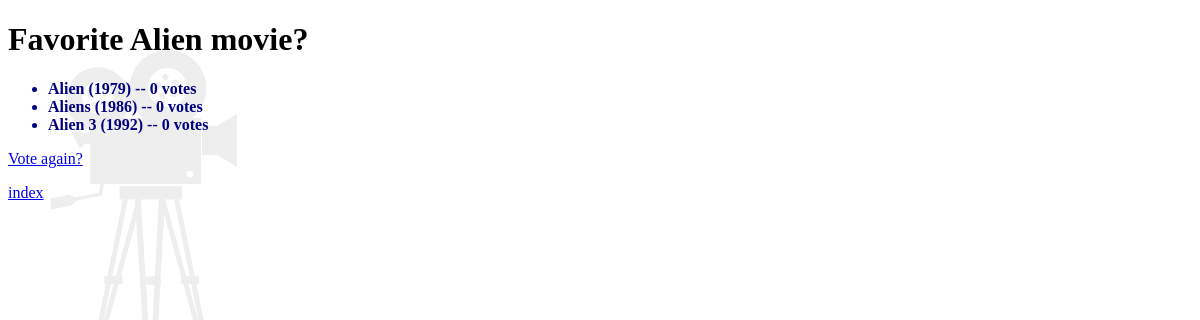
The page /demo/3/results/ on the database its author committed.
### demo/models.py (models this page shows, shortened)
class Question(models.Model):
    question_text = models.CharField(max_length=200)
    pub_date = models.DateTimeField('date published')
    def was_published_recently(self):
        now = timezone.now()
        yesterday = now - datetime.timedelta(days=1)
        return yesterday <= self.pub_date <= now
    was_published_recently.admin_order_field = 'pub_date'
    was_published_recently.boolean = True
    was_published_recently.short_description = 'Published recently?'

class Choice(models.Model):
    question = models.ForeignKey(Question, on_delete=models.CASCADE)
    choice_text = models.CharField(max_length=200)
    year = models.IntegerField(default=1900)
    votes = models.IntegerField(default=0)
    def __str__(self):
        return f'{self.choice_text} ({self.year})'

### demo/views.py (the view)
# urls.py: path('<int:pk>/results/', views.ResultsView.as_view(), name='results'),
class ResultsView(generic.DetailView):
    model = Question
    template_name = 'demo/results.html'
    def get_queryset(self):
        return Question.objects.filter(pub_date__lte=timezone.now())

### demo/templates/demo/results.html (shortened to what this page needs)
<!DOCTYPE html>
<html lang="en">
<head>
{% load static %}
    <link rel="stylesheet" type="text/css" href="{% static 'demo/style.css' %}">
</head>
<body>
    <h1>
        {{ question.question_text }}
    </h1>
    <ul>
    {% for choice in question.choice_set.all %}
        <li>
            {{ choice }} -- {{ choice.votes }} vote{{ choice.votes|pluralize }}
        </li>
    {% endfor %}
    </ul>
    <p>
        <a href="{% url 'demo:detail' question.id %}">Vote again?</a>
    </p>
    <p>
        <a href="{% url 'demo:index' %}">index</a>
    </p>
</body>
</html>

### demo/static/demo/style.css (style rules this page uses)
body { background: white url("images/camera.png") no-repeat; }
li { color: navy; font-weight: bold; }

### rows shown on the page
Question: question_text "Favorite Alien movie?"
Choice: choice_text+year "Alien (1979)", votes "0"
Choice: choice_text+year "Aliens (1986)", votes "0"
Choice: choice_text+year "Alien 3 (1992)", votes "0"
